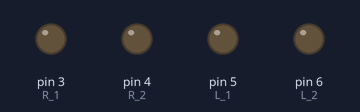
Simulated run of this sketch. Board: Arduino Uno, built with avr-gcc and run on an emulated ATmega328P. On the bench: output pins drawn as LEDs (lit = HIGH).

Above: at 0.2 s.
At 3.7 s:
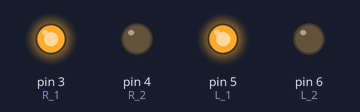
At 5.1 s:
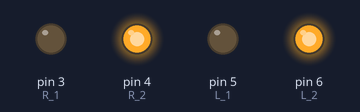
Timing chart, 0 to 6.4 s (numbered marks = the images above):
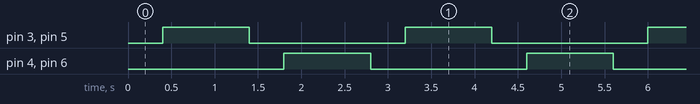

Measured:
- by itself, pin 3 (R_1), pin 4 (R_2), pin 5 (L_1), pin 6 (L_2): alternates HIGH for 1.0 s and LOW for 1.8 s
- by itself, everything shown: repeats every 2.8 s, in 4 steps

The sketch:

buzzer.ino
```cpp
#define R_1 3
#define R_2 4
#define L_1 5
#define L_2 6
int dl = 1000;

void setup() {
  // put your setup code here, to run once:
pinMode(R_1, OUTPUT);
pinMode(R_2, OUTPUT);
pinMode(L_1, OUTPUT);
pinMode(L_2, OUTPUT);

}

void forward(){
  digitalWrite(R_1, HIGH);    // forward
digitalWrite(R_2, LOW);

digitalWrite(L_1, HIGH);
digitalWrite(L_2, LOW);
}

void back(){
  digitalWrite(R_1, LOW);    // forward
digitalWrite(R_2, HIGH);

digitalWrite(L_1, LOW);
digitalWrite(L_2, HIGH);
}
void Stop(){
  digitalWrite(R_1, LOW);    // forward
digitalWrite(R_2, LOW);

digitalWrite(L_1, LOW);
digitalWrite(L_2, LOW);
}
void loop() {

Stop();
delay(400);
forward();
delay(dl);
Stop();
delay(400);
back();
delay(dl);


}
```
